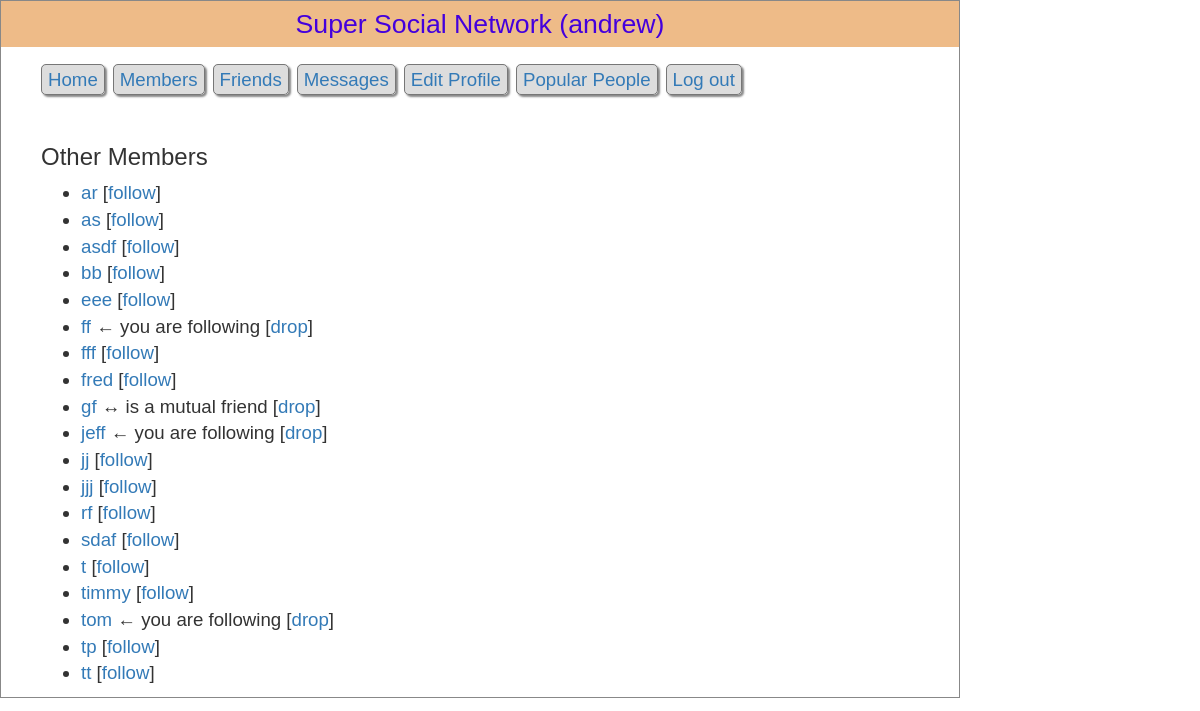
The app's page /members.php (signed in) with its own data.
### tables this page shows
CREATE TABLE `members` (
  `user` varchar(16) DEFAULT NULL,
  `pass` varchar(512) DEFAULT NULL,
  KEY `user` (`user`(6))
);

### functions.php (called while the page is built, shortened)
<?php
$dbhost = 'localhost';
$dbname = 'Andrew';
$dbuser = 'andrew';
$dbpass = 'BMLAAAAMA';
$appname = "Super Social Network";
$connection = new mysqli($dbhost, $dbuser, $dbpass, $dbname);
function queryMysql($query) {
    global $connection;
    $result = $connection->query($query);
    return $result;
}
?>

### members.php (the view, shortened to what this page needs)
<?php
require_once 'header.php';
echo "<div class='main'>";
$result = queryMysql("SELECT user FROM members ORDER BY user");
$num = $result->num_rows;
echo "<h3>Other Members</h3><ul>";
for ($j = 0; $j < $num; ++$j) {
    $row = $result->fetch_array(MYSQLI_ASSOC);
    if ($row['user'] == $user) continue;
    echo "<li><a href='members.php?view=" .
        $row['user'] . "'>" . $row['user'] . "</a>";
    $follow = "follow";
    $result1 = queryMysql("SELECT * FROM friends WHERE
      user='" . $row['user'] . "' AND friend='$user'");
    $t1 = $result1->num_rows;
    $result1 = queryMysql("SELECT * FROM friends WHERE
      user='$user' AND friend='" . $row['user'] . "'");
    $t2 = $result1->num_rows;
    if (($t1 + $t2) > 1) echo " &harr; is a mutual friend";
    elseif ($t1) echo " &larr; you are following";
    elseif ($t2) {
        echo " &rarr; is following you";
        $follow = "recip";
    }
    if (!$t1) echo " [<a href='members.php?add=" . $row['user'] . "'>$follow</a>]";
    else      echo " [<a href='members.php?remove=" . $row['user'] . "'>drop</a>]";
}
?>
</ul></div>
</body>
</html>

### header.php (shortened to what this page needs)
<?php
echo "<!DOCTYPE html>\n<html><head>";
require_once 'functions.php';
$userstr = ' (Guest)';
if (isset($_SESSION['user'])) {
    $user = $_SESSION['user'];
    $loggedin = TRUE;
    $userstr = " ($user)";
} else $loggedin = FALSE;
echo "<title>$appname$userstr</title><link rel='stylesheet' " .
    "href='styles.css' type='text/css'>" .
    "</head><body>" .
    "<div class='appname'>$appname$userstr</div>" .
    "<script src='javascript.js'></script>" .
    "<link rel='stylesheet' href='/css/bootstrap.css' type='text/css'>" .
    "<script src='/js/bootstrap.js'></script>";
?>
<?php
if ($loggedin) {
    echo "<br ><ul class='menu'>" .
        "<li><a href='members.php?view=$user'>Home</a></li>" .
        "<li><a href='members.php'>Members</a></li>" .
        "<li><a href='friends.php'>Friends</a></li>" .
        "<li><a href='messages.php'>Messages</a></li>" .
        "<li><a href='profile.php'>Edit Profile</a></li>" .
        "<li><a href='popular.php'>Popular People</a></li>" .
        "<li><a href='logout.php'>Log out</a></li></ul><br>";
}
?>

### styles.css (style rules this page uses)
* { font-family: verdana, sans-serif; font-size: 14pt; }
body { width: 960px; margin: 20px auto; background: #f8f8f8; border: 1px solid #888; }
html { background: #fff }
li a, .button { text-decoration: none; }
.appname { text-align: center; background: #eb8; color: #40d; font-family: helvetica; font-size: 20pt; padding: 4px; }
.main { margin-left: 40px; }
.menu li, .button { display: inline; padding: 4px 6px; border: 1px solid #777; background: #ddd; color: #d04; margin-right: 8px; border-radius: 5px; -moz-box-shadow: 2px 2px 2px #888; -webkit-box-shadow: 2px 2px 2px #888; box-shadow: 2px 2px 2px #888; }

### records on screen
members: user "ar", follow "follow"
members: user "as", follow "follow"
members: user "asdf", follow "follow"
members: user "bb", follow "follow"
members: user "eee", follow "follow"
members: user "ff", shows "← you are following"
members: user "fff", follow "follow"
members: user "fred", follow "follow"
members: user "gf", shows "↔ is a mutual friend"
members: user "jeff", shows "← you are following"
members: user "jj", follow "follow"
members: user "jjj", follow "follow"
members: user "rf", follow "follow"
members: user "sdaf", follow "follow"
members: user "t", follow "follow"
members: user "timmy", follow "follow"
members: user "tom", shows "← you are following"
members: user "tp", follow "follow"
members: user "tt", follow "follow"

### other values on screen
$appname "Super Social Network"
$userstr "(andrew)"
